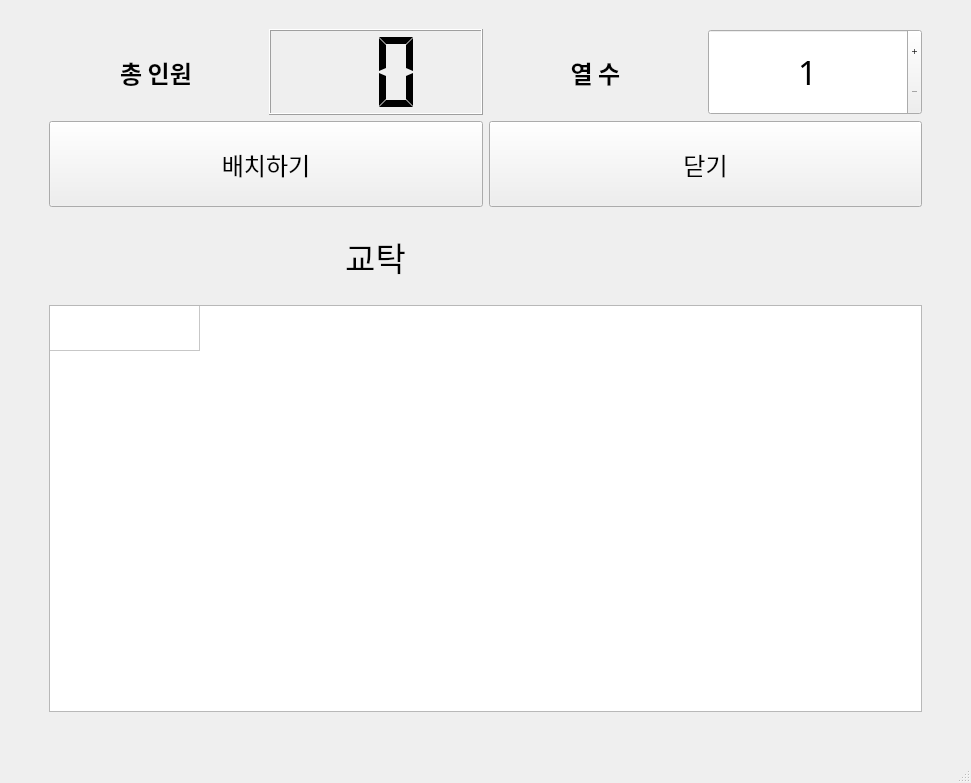
<?xml version="1.0" encoding="UTF-8"?>
<ui version="4.0">
 <class>MainWindow</class>
 <widget class="QMainWindow" name="MainWindow">
  <property name="geometry">
   <rect>
    <x>0</x>
    <y>0</y>
    <width>971</width>
    <height>783</height>
   </rect>
  </property>
  <property name="windowTitle">
   <string>학급랜덤추첨기 - 랜덤자리배치</string>
  </property>
  <widget class="QWidget" name="centralwidget">
   <layout class="QGridLayout" name="gridLayout_2">
    <item row="0" column="0">
     <layout class="QGridLayout" name="gridLayout">
      <item row="0" column="1">
       <spacer name="horizontalSpacer_3">
        <property name="orientation">
         <enum>Qt::Horizontal</enum>
        </property>
        <property name="sizeType">
         <enum>QSizePolicy::Minimum</enum>
        </property>
        <property name="sizeHint" stdset="0">
         <size>
          <width>40</width>
          <height>20</height>
         </size>
        </property>
       </spacer>
      </item>
      <item row="0" column="3">
       <spacer name="horizontalSpacer_4">
        <property name="orientation">
         <enum>Qt::Horizontal</enum>
        </property>
        <property name="sizeType">
         <enum>QSizePolicy::Minimum</enum>
        </property>
        <property name="sizeHint" stdset="0">
         <size>
          <width>40</width>
          <height>20</height>
         </size>
        </property>
       </spacer>
      </item>
      <item row="7" column="0">
       <spacer name="verticalSpacer_6">
        <property name="orientation">
         <enum>Qt::Vertical</enum>
        </property>
        <property name="sizeType">
         <enum>QSizePolicy::Minimum</enum>
        </property>
        <property name="sizeHint" stdset="0">
         <size>
          <width>20</width>
          <height>40</height>
         </size>
        </property>
       </spacer>
      </item>
      <item row="8" column="0">
       <spacer name="verticalSpacer">
        <property name="orientation">
         <enum>Qt::Vertical</enum>
        </property>
        <property name="sizeType">
         <enum>QSizePolicy::Minimum</enum>
        </property>
        <property name="sizeHint" stdset="0">
         <size>
          <width>20</width>
          <height>40</height>
         </size>
        </property>
       </spacer>
      </item>
      <item row="1" column="0">
       <spacer name="verticalSpacer_9">
        <property name="orientation">
         <enum>Qt::Vertical</enum>
        </property>
        <property name="sizeType">
         <enum>QSizePolicy::Minimum</enum>
        </property>
        <property name="sizeHint" stdset="0">
         <size>
          <width>20</width>
          <height>40</height>
         </size>
        </property>
       </spacer>
      </item>
      <item row="5" column="0">
       <spacer name="verticalSpacer_5">
        <property name="orientation">
         <enum>Qt::Vertical</enum>
        </property>
        <property name="sizeType">
         <enum>QSizePolicy::Maximum</enum>
        </property>
        <property name="sizeHint" stdset="0">
         <size>
          <width>20</width>
          <height>40</height>
         </size>
        </property>
       </spacer>
      </item>
      <item row="10" column="0">
       <spacer name="verticalSpacer_7">
        <property name="orientation">
         <enum>Qt::Vertical</enum>
        </property>
        <property name="sizeType">
         <enum>QSizePolicy::Minimum</enum>
        </property>
        <property name="sizeHint" stdset="0">
         <size>
          <width>20</width>
          <height>40</height>
         </size>
        </property>
       </spacer>
      </item>
      <item row="2" column="0">
       <spacer name="verticalSpacer_2">
        <property name="orientation">
         <enum>Qt::Vertical</enum>
        </property>
        <property name="sizeType">
         <enum>QSizePolicy::Minimum</enum>
        </property>
        <property name="sizeHint" stdset="0">
         <size>
          <width>20</width>
          <height>40</height>
         </size>
        </property>
       </spacer>
      </item>
      <item row="0" column="5">
       <spacer name="horizontalSpacer_2">
        <property name="orientation">
         <enum>Qt::Horizontal</enum>
        </property>
        <property name="sizeType">
         <enum>QSizePolicy::Maximum</enum>
        </property>
        <property name="sizeHint" stdset="0">
         <size>
          <width>40</width>
          <height>20</height>
         </size>
        </property>
       </spacer>
      </item>
      <item row="0" column="4">
       <spacer name="horizontalSpacer_6">
        <property name="orientation">
         <enum>Qt::Horizontal</enum>
        </property>
        <property name="sizeType">
         <enum>QSizePolicy::Minimum</enum>
        </property>
        <property name="sizeHint" stdset="0">
         <size>
          <width>40</width>
          <height>20</height>
         </size>
        </property>
       </spacer>
      </item>
      <item row="1" column="2">
       <widget class="QLCDNumber" name="Total_LCD">
        <property name="digitCount">
         <number>2</number>
        </property>
        <property name="segmentStyle">
         <enum>QLCDNumber::Flat</enum>
        </property>
       </widget>
      </item>
      <item row="9" column="0">
       <spacer name="verticalSpacer_8">
        <property name="orientation">
         <enum>Qt::Vertical</enum>
        </property>
        <property name="sizeType">
         <enum>QSizePolicy::Minimum</enum>
        </property>
        <property name="sizeHint" stdset="0">
         <size>
          <width>20</width>
          <height>40</height>
         </size>
        </property>
       </spacer>
      </item>
      <item row="1" column="4">
       <widget class="QSpinBox" name="LineNum">
        <property name="sizePolicy">
         <sizepolicy hsizetype="Minimum" vsizetype="Minimum">
          <horstretch>0</horstretch>
          <verstretch>0</verstretch>
         </sizepolicy>
        </property>
        <property name="font">
         <font>
          <family>나눔스퀘어라운드 Regular</family>
          <pointsize>25</pointsize>
         </font>
        </property>
        <property name="alignment">
         <set>Qt::AlignCenter</set>
        </property>
        <property name="buttonSymbols">
         <enum>QAbstractSpinBox::PlusMinus</enum>
        </property>
        <property name="minimum">
         <number>1</number>
        </property>
       </widget>
      </item>
      <item row="1" column="1">
       <widget class="QLabel" name="Label3">
        <property name="font">
         <font>
          <family>나눔스퀘어라운드 Bold</family>
          <pointsize>18</pointsize>
          <weight>75</weight>
          <bold>true</bold>
         </font>
        </property>
        <property name="text">
         <string>총 인원</string>
        </property>
        <property name="alignment">
         <set>Qt::AlignCenter</set>
        </property>
        <property name="wordWrap">
         <bool>false</bool>
        </property>
        <property name="margin">
         <number>20</number>
        </property>
       </widget>
      </item>
      <item row="0" column="0">
       <spacer name="horizontalSpacer">
        <property name="orientation">
         <enum>Qt::Horizontal</enum>
        </property>
        <property name="sizeType">
         <enum>QSizePolicy::Maximum</enum>
        </property>
        <property name="sizeHint" stdset="0">
         <size>
          <width>40</width>
          <height>20</height>
         </size>
        </property>
       </spacer>
      </item>
      <item row="4" column="0">
       <spacer name="verticalSpacer_3">
        <property name="orientation">
         <enum>Qt::Vertical</enum>
        </property>
        <property name="sizeType">
         <enum>QSizePolicy::Minimum</enum>
        </property>
        <property name="sizeHint" stdset="0">
         <size>
          <width>20</width>
          <height>40</height>
         </size>
        </property>
       </spacer>
      </item>
      <item row="5" column="1" rowspan="5" colspan="4">
       <widget class="QTableWidget" name="Position_display">
        <property name="sizePolicy">
         <sizepolicy hsizetype="Minimum" vsizetype="Expanding">
          <horstretch>0</horstretch>
          <verstretch>0</verstretch>
         </sizepolicy>
        </property>
        <property name="font">
         <font>
          <family>나눔스퀘어라운드 Regular</family>
          <pointsize>16</pointsize>
         </font>
        </property>
        <property name="frameShadow">
         <enum>QFrame::Sunken</enum>
        </property>
        <property name="editTriggers">
         <set>QAbstractItemView::NoEditTriggers</set>
        </property>
        <property name="tabKeyNavigation">
         <bool>false</bool>
        </property>
        <property name="showDropIndicator" stdset="0">
         <bool>false</bool>
        </property>
        <property name="dragEnabled">
         <bool>false</bool>
        </property>
        <property name="dragDropOverwriteMode">
         <bool>false</bool>
        </property>
        <property name="alternatingRowColors">
         <bool>false</bool>
        </property>
        <property name="selectionMode">
         <enum>QAbstractItemView::NoSelection</enum>
        </property>
        <property name="textElideMode">
         <enum>Qt::ElideMiddle</enum>
        </property>
        <property name="gridStyle">
         <enum>Qt::SolidLine</enum>
        </property>
        <attribute name="horizontalHeaderVisible">
         <bool>false</bool>
        </attribute>
        <attribute name="horizontalHeaderCascadingSectionResizes">
         <bool>false</bool>
        </attribute>
        <attribute name="horizontalHeaderDefaultSectionSize">
         <number>150</number>
        </attribute>
        <attribute name="horizontalHeaderHighlightSections">
         <bool>false</bool>
        </attribute>
        <attribute name="horizontalHeaderMinimumSectionSize">
         <number>39</number>
        </attribute>
        <attribute name="verticalHeaderVisible">
         <bool>false</bool>
        </attribute>
        <attribute name="verticalHeaderCascadingSectionResizes">
         <bool>false</bool>
        </attribute>
        <attribute name="verticalHeaderDefaultSectionSize">
         <number>45</number>
        </attribute>
        <attribute name="verticalHeaderHighlightSections">
         <bool>false</bool>
        </attribute>
        <attribute name="verticalHeaderShowSortIndicator" stdset="0">
         <bool>false</bool>
        </attribute>
        <attribute name="verticalHeaderStretchLastSection">
         <bool>false</bool>
        </attribute>
        <row/>
        <column>
         <property name="text">
          <string>교탁</string>
         </property>
         <property name="font">
          <font>
           <family>나눔스퀘어라운드 Regular</family>
           <pointsize>16</pointsize>
           <weight>50</weight>
           <bold>false</bold>
          </font>
         </property>
         <property name="textAlignment">
          <set>AlignCenter</set>
         </property>
        </column>
        <item row="0" column="0">
         <property name="text">
          <string/>
         </property>
         <property name="font">
          <font>
           <family>나눔스퀘어라운드 Regular</family>
          </font>
         </property>
        </item>
       </widget>
      </item>
      <item row="6" column="0">
       <spacer name="verticalSpacer_4">
        <property name="orientation">
         <enum>Qt::Vertical</enum>
        </property>
        <property name="sizeType">
         <enum>QSizePolicy::Minimum</enum>
        </property>
        <property name="sizeHint" stdset="0">
         <size>
          <width>20</width>
          <height>40</height>
         </size>
        </property>
       </spacer>
      </item>
      <item row="0" column="2">
       <spacer name="horizontalSpacer_5">
        <property name="orientation">
         <enum>Qt::Horizontal</enum>
        </property>
        <property name="sizeType">
         <enum>QSizePolicy::Minimum</enum>
        </property>
        <property name="sizeHint" stdset="0">
         <size>
          <width>40</width>
          <height>20</height>
         </size>
        </property>
       </spacer>
      </item>
      <item row="1" column="3">
       <widget class="QLabel" name="Label2">
        <property name="font">
         <font>
          <family>나눔스퀘어라운드 Bold</family>
          <pointsize>18</pointsize>
          <weight>75</weight>
          <bold>true</bold>
         </font>
        </property>
        <property name="text">
         <string>열 수</string>
        </property>
        <property name="alignment">
         <set>Qt::AlignCenter</set>
        </property>
        <property name="wordWrap">
         <bool>false</bool>
        </property>
        <property name="margin">
         <number>20</number>
        </property>
       </widget>
      </item>
      <item row="4" column="1" colspan="3">
       <widget class="QLabel" name="label">
        <property name="font">
         <font>
          <family>나눔스퀘어라운드 Bold</family>
          <pointsize>25</pointsize>
         </font>
        </property>
        <property name="text">
         <string>교탁</string>
        </property>
        <property name="alignment">
         <set>Qt::AlignCenter</set>
        </property>
       </widget>
      </item>
      <item row="2" column="1" colspan="2">
       <widget class="QPushButton" name="SetPosition_Btn">
        <property name="sizePolicy">
         <sizepolicy hsizetype="Minimum" vsizetype="Minimum">
          <horstretch>0</horstretch>
          <verstretch>0</verstretch>
         </sizepolicy>
        </property>
        <property name="font">
         <font>
          <family>나눔스퀘어라운드 Regular</family>
          <pointsize>18</pointsize>
         </font>
        </property>
        <property name="text">
         <string>배치하기</string>
        </property>
       </widget>
      </item>
      <item row="2" column="3" colspan="2">
       <widget class="QPushButton" name="Close_Btn">
        <property name="sizePolicy">
         <sizepolicy hsizetype="Minimum" vsizetype="Minimum">
          <horstretch>0</horstretch>
          <verstretch>0</verstretch>
         </sizepolicy>
        </property>
        <property name="font">
         <font>
          <family>나눔스퀘어라운드 Regular</family>
          <pointsize>18</pointsize>
         </font>
        </property>
        <property name="text">
         <string>닫기</string>
        </property>
       </widget>
      </item>
     </layout>
    </item>
   </layout>
  </widget>
  <widget class="QStatusBar" name="statusbar"/>
 </widget>
 <resources/>
 <connections/>
</ui>
